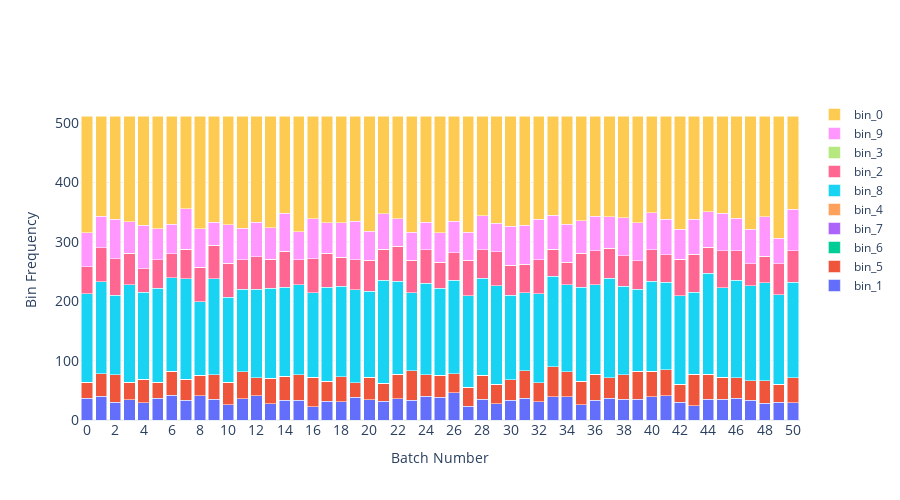

The cell this chart's notebook holds for it:
### Code cell
fig = plot_batches(all_batches)
fig.update_layout(
        autosize=False,
        width=900,
        height=500,
    # title_text="",
        yaxis=dict(
            title_text="Bin Frequency",
            titlefont=dict(size=14),
            tickfont=dict(size=14),
        ),
        xaxis=dict(
            title_text="Batch Number",
            titlefont=dict(size=14),
            tickfont=dict(size=14),
        ),
    barmode="stack",
    )
fig.show()

### Figure 1 — Plotly figure (JSON) as saved in the notebook; plotly's stock layout.template omitted (floating-point values rounded to 4 significant figures)
{"data": [{"name": "bin_1", "textposition": "auto", "type": "bar", "x": ["0", "1", "2", "3", "4", "5", "6", "7", "8", "9", "10", "11", "12", "13", "14", "15", "16", "17", "18", "19", "20", "21", "22", "23", "24", "25", "26", "27", "28", "29", "30", "31", "32", "33", "34", "35", "36", "37", "38", "39", "40", "41", "42", "43", "44", "45", "46", "47", "48", "49", "50"], "y": [37, 40, 30, 34, 29, 37, 42, 33, 41, 35, 26, 36, 41, 27, 33, 33, 22, 32, 31, 38, 34, 32, 36, 33, 40, 38, 46, 23, 35, 27, 33, 37, 31, 39, 39, 26, 33, 37, 35, 35, 39, 41, 30, 24, 35, 35, 37, 33, 28, 30, 29]}, {"name": "bin_5", "textposition": "auto", "type": "bar", "x": ["0", "1", "2", "3", "4", "5", "6", "7", "8", "9", "10", "11", "12", "13", "14", "15", "16", "17", "18", "19", "20", "21", "22", "23", "24", "25", "26", "27", "28", "29", "30", "31", "32", "33", "34", "35", "36", "37", "38", "39", "40", "41", "42", "43", "44", "45", "46", "47", "48", "49", "50"], "y": [27, 38, 46, 30, 40, 27, 40, 36, 34, 41, 38, 45, 30, 43, 41, 43, 50, 33, 42, 25, 38, 30, 41, 50, 36, 37, 32, 32, 40, 33, 35, 46, 32, 51, 42, 39, 44, 34, 41, 47, 43, 44, 30, 53, 42, 37, 34, 33, 38, 30, 42]}, {"name": "bin_6", "textposition": "auto", "type": "bar", "x": ["0", "1", "2", "3", "4", "5", "6", "7", "8", "9", "10", "11", "12", "13", "14", "15", "16", "17", "18", "19", "20", "21", "22", "23", "24", "25", "26", "27", "28", "29", "30", "31", "32", "33", "34", "35", "36", "37", "38", "39", "40", "41", "42", "43", "44", "45", "46", "47", "48", "49", "50"], "y": [0, 0, 0, 0, 0, 0, 0, 0, 0, 0, 0, 0, 0, 0, 0, 0, 0, 0, 0, 0, 0, 0, 0, 0, 0, 0, 0, 0, 0, 0, 0, 0, 0, 0, 0, 0, 0, 0, 0, 0, 0, 0, 0, 0, 0, 0, 0, 0, 0, 0, 0]}, {"name": "bin_7", "textposition": "auto", "type": "bar", "x": ["0", "1", "2", "3", "4", "5", "6", "7", "8", "9", "10", "11", "12", "13", "14", "15", "16", "17", "18", "19", "20", "21", "22", "23", "24", "25", "26", "27", "28", "29", "30", "31", "32", "33", "34", "35", "36", "37", "38", "39", "40", "41", "42", "43", "44", "45", "46", "47", "48", "49", "50"], "y": [0, 0, 0, 0, 0, 0, 0, 0, 0, 0, 0, 0, 0, 0, 0, 0, 0, 0, 0, 0, 0, 0, 0, 0, 0, 0, 0, 0, 0, 0, 0, 0, 0, 0, 0, 0, 0, 0, 0, 0, 0, 0, 0, 0, 0, 0, 0, 0, 0, 0, 0]}, {"name": "bin_4", "textposition": "auto", "type": "bar", "x": ["0", "1", "2", "3", "4", "5", "6", "7", "8", "9", "10", "11", "12", "13", "14", "15", "16", "17", "18", "19", "20", "21", "22", "23", "24", "25", "26", "27", "28", "29", "30", "31", "32", "33", "34", "35", "36", "37", "38", "39", "40", "41", "42", "43", "44", "45", "46", "47", "48", "49", "50"], "y": [0, 0, 0, 0, 0, 0, 0, 0, 0, 0, 0, 0, 0, 0, 0, 0, 0, 0, 0, 0, 0, 0, 0, 0, 0, 0, 0, 0, 0, 0, 0, 0, 0, 0, 0, 0, 0, 0, 0, 0, 0, 0, 0, 0, 0, 0, 0, 0, 0, 0, 0]}, {"name": "bin_8", "textposition": "auto", "type": "bar", "x": ["0", "1", "2", "3", "4", "5", "6", "7", "8", "9", "10", "11", "12", "13", "14", "15", "16", "17", "18", "19", "20", "21", "22", "23", "24", "25", "26", "27", "28", "29", "30", "31", "32", "33", "34", "35", "36", "37", "38", "39", "40", "41", "42", "43", "44", "45", "46", "47", "48", "49", "50"], "y": [149, 155, 134, 164, 146, 158, 158, 169, 124, 162, 143, 139, 149, 152, 150, 152, 142, 159, 152, 156, 145, 173, 157, 131, 154, 147, 157, 154, 164, 166, 142, 131, 150, 152, 147, 159, 151, 168, 149, 138, 152, 147, 149, 138, 170, 151, 164, 160, 165, 151, 161]}, {"name": "bin_2", "textposition": "auto", "type": "bar", "x": ["0", "1", "2", "3", "4", "5", "6", "7", "8", "9", "10", "11", "12", "13", "14", "15", "16", "17", "18", "19", "20", "21", "22", "23", "24", "25", "26", "27", "28", "29", "30", "31", "32", "33", "34", "35", "36", "37", "38", "39", "40", "41", "42", "43", "44", "45", "46", "47", "48", "49", "50"], "y": [45, 57, 62, 53, 40, 48, 40, 50, 58, 56, 57, 50, 55, 49, 60, 42, 58, 57, 49, 51, 52, 53, 59, 55, 57, 44, 47, 60, 48, 57, 51, 48, 57, 46, 38, 57, 57, 50, 52, 48, 53, 46, 62, 64, 44, 62, 50, 37, 45, 52, 53]}, {"name": "bin_3", "textposition": "auto", "type": "bar", "x": ["0", "1", "2", "3", "4", "5", "6", "7", "8", "9", "10", "11", "12", "13", "14", "15", "16", "17", "18", "19", "20", "21", "22", "23", "24", "25", "26", "27", "28", "29", "30", "31", "32", "33", "34", "35", "36", "37", "38", "39", "40", "41", "42", "43", "44", "45", "46", "47", "48", "49", "50"], "y": [0, 0, 0, 0, 0, 0, 0, 0, 0, 0, 0, 0, 0, 0, 0, 0, 0, 0, 0, 0, 0, 0, 0, 0, 0, 0, 0, 0, 0, 0, 0, 0, 0, 0, 0, 0, 0, 0, 0, 0, 0, 0, 0, 0, 0, 0, 0, 0, 0, 0, 0]}, {"name": "bin_9", "textposition": "auto", "type": "bar", "x": ["0", "1", "2", "3", "4", "5", "6", "7", "8", "9", "10", "11", "12", "13", "14", "15", "16", "17", "18", "19", "20", "21", "22", "23", "24", "25", "26", "27", "28", "29", "30", "31", "32", "33", "34", "35", "36", "37", "38", "39", "40", "41", "42", "43", "44", "45", "46", "47", "48", "49", "50"], "y": [57, 53, 66, 53, 73, 52, 50, 68, 65, 39, 65, 53, 58, 53, 64, 47, 67, 51, 58, 65, 49, 59, 46, 47, 46, 49, 53, 47, 57, 48, 65, 66, 68, 57, 64, 55, 58, 53, 64, 64, 62, 60, 50, 59, 60, 63, 55, 58, 66, 43, 70]}, {"name": "bin_0", "textposition": "auto", "type": "bar", "x": ["0", "1", "2", "3", "4", "5", "6", "7", "8", "9", "10", "11", "12", "13", "14", "15", "16", "17", "18", "19", "20", "21", "22", "23", "24", "25", "26", "27", "28", "29", "30", "31", "32", "33", "34", "35", "36", "37", "38", "39", "40", "41", "42", "43", "44", "45", "46", "47", "48", "49", "50"], "y": [197, 169, 174, 178, 184, 190, 182, 156, 190, 179, 183, 189, 179, 188, 164, 195, 173, 180, 180, 177, 194, 165, 173, 196, 179, 197, 177, 196, 168, 181, 186, 184, 174, 167, 182, 176, 169, 170, 171, 180, 163, 174, 191, 174, 161, 164, 172, 191, 170, 206, 157]}], "layout": {"autosize": false, "barmode": "stack", "height": 500, "width": 900, "xaxis": {"autorange": true, "range": [-0.5, 50.5], "tickfont": {"size": 14}, "title": {"font": {"size": 14}, "text": "Batch Number"}, "type": "category"}, "yaxis": {"autorange": true, "range": [0, 538.9], "tickfont": {"size": 14}, "title": {"font": {"size": 14}, "text": "Bin Frequency"}, "type": "linear"}}}
